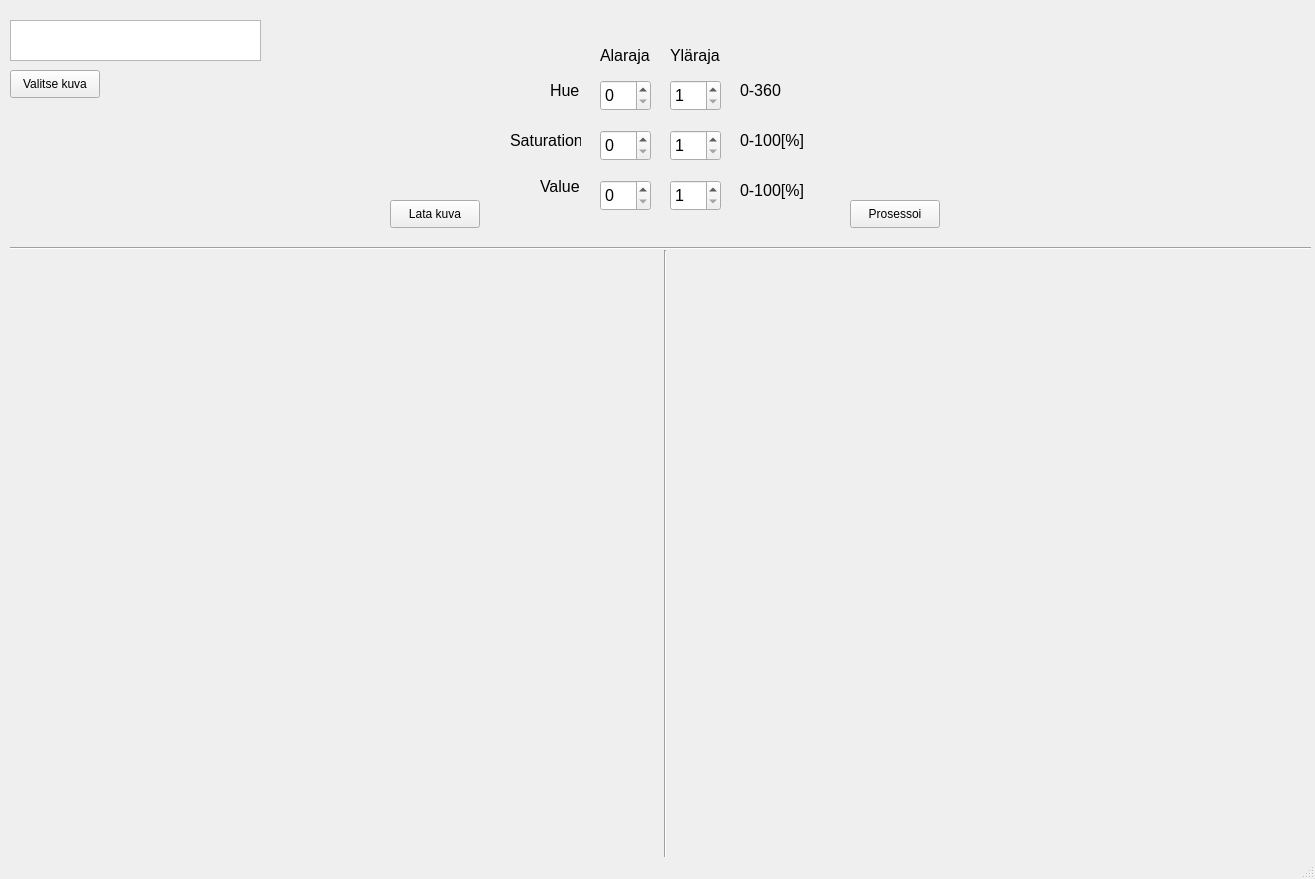
<?xml version="1.0" encoding="UTF-8"?>
<ui version="4.0">
 <class>MainWindow</class>
 <widget class="QMainWindow" name="MainWindow">
  <property name="geometry">
   <rect>
    <x>0</x>
    <y>0</y>
    <width>1315</width>
    <height>879</height>
   </rect>
  </property>
  <property name="windowTitle">
   <string>Väri Analyysi</string>
  </property>
  <property name="autoFillBackground">
   <bool>true</bool>
  </property>
  <widget class="QWidget" name="centralwidget">
   <widget class="QPushButton" name="valitseKuvaNappi">
    <property name="geometry">
     <rect>
      <x>10</x>
      <y>70</y>
      <width>90</width>
      <height>28</height>
     </rect>
    </property>
    <property name="text">
     <string>Valitse kuva</string>
    </property>
   </widget>
   <widget class="QTextBrowser" name="tiedostoKentta">
    <property name="geometry">
     <rect>
      <x>10</x>
      <y>20</y>
      <width>251</width>
      <height>41</height>
     </rect>
    </property>
   </widget>
   <widget class="QPushButton" name="lataaKuvaNappi">
    <property name="geometry">
     <rect>
      <x>390</x>
      <y>200</y>
      <width>90</width>
      <height>28</height>
     </rect>
    </property>
    <property name="text">
     <string>Lata kuva</string>
    </property>
   </widget>
   <widget class="QPushButton" name="prosessoiNappi">
    <property name="geometry">
     <rect>
      <x>850</x>
      <y>200</y>
      <width>90</width>
      <height>28</height>
     </rect>
    </property>
    <property name="text">
     <string>Prosessoi</string>
    </property>
   </widget>
   <widget class="QLabel" name="alkuKuva">
    <property name="geometry">
     <rect>
      <x>10</x>
      <y>250</y>
      <width>641</width>
      <height>611</height>
     </rect>
    </property>
    <property name="text">
     <string/>
    </property>
    <property name="scaledContents">
     <bool>true</bool>
    </property>
   </widget>
   <widget class="QLabel" name="loppuKuva">
    <property name="geometry">
     <rect>
      <x>680</x>
      <y>250</y>
      <width>641</width>
      <height>611</height>
     </rect>
    </property>
    <property name="text">
     <string/>
    </property>
    <property name="scaledContents">
     <bool>true</bool>
    </property>
   </widget>
   <widget class="Line" name="line">
    <property name="geometry">
     <rect>
      <x>10</x>
      <y>240</y>
      <width>1301</width>
      <height>16</height>
     </rect>
    </property>
    <property name="orientation">
     <enum>Qt::Horizontal</enum>
    </property>
   </widget>
   <widget class="Line" name="line_2">
    <property name="geometry">
     <rect>
      <x>650</x>
      <y>250</y>
      <width>31</width>
      <height>621</height>
     </rect>
    </property>
    <property name="orientation">
     <enum>Qt::Vertical</enum>
    </property>
   </widget>
   <widget class="QSpinBox" name="hueLower">
    <property name="geometry">
     <rect>
      <x>600</x>
      <y>80</y>
      <width>51</width>
      <height>31</height>
     </rect>
    </property>
    <property name="font">
     <font>
      <pointsize>12</pointsize>
     </font>
    </property>
    <property name="maximum">
     <number>359</number>
    </property>
   </widget>
   <widget class="QSpinBox" name="hueUpper">
    <property name="geometry">
     <rect>
      <x>670</x>
      <y>80</y>
      <width>51</width>
      <height>31</height>
     </rect>
    </property>
    <property name="font">
     <font>
      <pointsize>12</pointsize>
     </font>
    </property>
    <property name="minimum">
     <number>1</number>
    </property>
    <property name="maximum">
     <number>360</number>
    </property>
   </widget>
   <widget class="QSpinBox" name="sLower">
    <property name="geometry">
     <rect>
      <x>600</x>
      <y>130</y>
      <width>51</width>
      <height>31</height>
     </rect>
    </property>
    <property name="font">
     <font>
      <pointsize>12</pointsize>
     </font>
    </property>
    <property name="maximum">
     <number>99</number>
    </property>
   </widget>
   <widget class="QSpinBox" name="sUpper">
    <property name="geometry">
     <rect>
      <x>670</x>
      <y>130</y>
      <width>51</width>
      <height>31</height>
     </rect>
    </property>
    <property name="font">
     <font>
      <pointsize>12</pointsize>
     </font>
    </property>
    <property name="minimum">
     <number>1</number>
    </property>
    <property name="maximum">
     <number>100</number>
    </property>
   </widget>
   <widget class="QSpinBox" name="vLower">
    <property name="geometry">
     <rect>
      <x>600</x>
      <y>180</y>
      <width>51</width>
      <height>31</height>
     </rect>
    </property>
    <property name="font">
     <font>
      <pointsize>12</pointsize>
     </font>
    </property>
    <property name="maximum">
     <number>99</number>
    </property>
   </widget>
   <widget class="QSpinBox" name="vUpper">
    <property name="geometry">
     <rect>
      <x>670</x>
      <y>180</y>
      <width>51</width>
      <height>31</height>
     </rect>
    </property>
    <property name="font">
     <font>
      <pointsize>12</pointsize>
     </font>
    </property>
    <property name="minimum">
     <number>1</number>
    </property>
    <property name="maximum">
     <number>100</number>
    </property>
   </widget>
   <widget class="QLabel" name="label">
    <property name="geometry">
     <rect>
      <x>600</x>
      <y>40</y>
      <width>51</width>
      <height>31</height>
     </rect>
    </property>
    <property name="font">
     <font>
      <pointsize>12</pointsize>
     </font>
    </property>
    <property name="text">
     <string>Alaraja</string>
    </property>
   </widget>
   <widget class="QLabel" name="label_2">
    <property name="geometry">
     <rect>
      <x>670</x>
      <y>40</y>
      <width>71</width>
      <height>31</height>
     </rect>
    </property>
    <property name="font">
     <font>
      <pointsize>12</pointsize>
     </font>
    </property>
    <property name="text">
     <string>Yläraja</string>
    </property>
   </widget>
   <widget class="QLabel" name="label_3">
    <property name="geometry">
     <rect>
      <x>550</x>
      <y>80</y>
      <width>31</width>
      <height>20</height>
     </rect>
    </property>
    <property name="font">
     <font>
      <pointsize>12</pointsize>
     </font>
    </property>
    <property name="text">
     <string>Hue</string>
    </property>
   </widget>
   <widget class="QLabel" name="label_4">
    <property name="geometry">
     <rect>
      <x>510</x>
      <y>130</y>
      <width>71</width>
      <height>20</height>
     </rect>
    </property>
    <property name="font">
     <font>
      <pointsize>12</pointsize>
     </font>
    </property>
    <property name="text">
     <string>Saturation</string>
    </property>
   </widget>
   <widget class="QLabel" name="label_5">
    <property name="geometry">
     <rect>
      <x>540</x>
      <y>180</y>
      <width>47</width>
      <height>13</height>
     </rect>
    </property>
    <property name="font">
     <font>
      <pointsize>12</pointsize>
     </font>
    </property>
    <property name="text">
     <string>Value</string>
    </property>
   </widget>
   <widget class="QLabel" name="label_6">
    <property name="geometry">
     <rect>
      <x>740</x>
      <y>80</y>
      <width>51</width>
      <height>21</height>
     </rect>
    </property>
    <property name="font">
     <font>
      <pointsize>12</pointsize>
     </font>
    </property>
    <property name="text">
     <string>0-360</string>
    </property>
   </widget>
   <widget class="QLabel" name="label_7">
    <property name="geometry">
     <rect>
      <x>740</x>
      <y>130</y>
      <width>71</width>
      <height>21</height>
     </rect>
    </property>
    <property name="font">
     <font>
      <pointsize>12</pointsize>
     </font>
    </property>
    <property name="text">
     <string>0-100[%]</string>
    </property>
   </widget>
   <widget class="QLabel" name="label_8">
    <property name="geometry">
     <rect>
      <x>740</x>
      <y>180</y>
      <width>71</width>
      <height>21</height>
     </rect>
    </property>
    <property name="font">
     <font>
      <pointsize>12</pointsize>
     </font>
    </property>
    <property name="text">
     <string>0-100[%]</string>
    </property>
   </widget>
  </widget>
  <widget class="QStatusBar" name="statusbar"/>
 </widget>
 <resources/>
 <connections/>
</ui>
